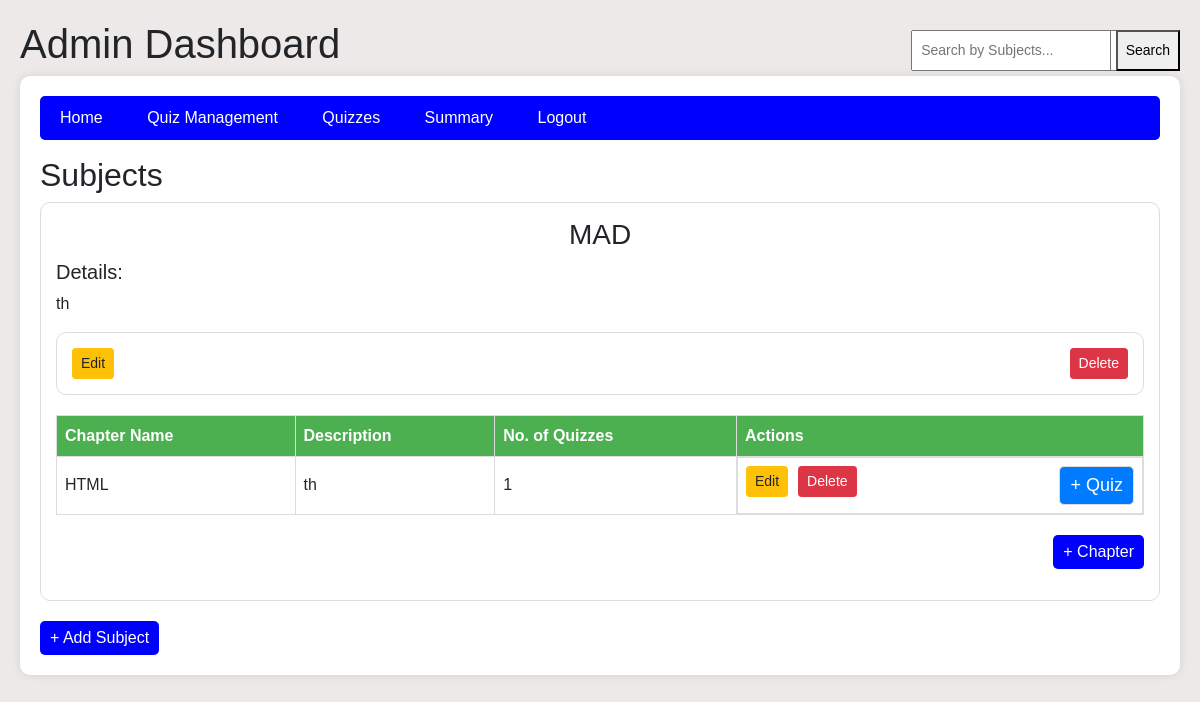
Page /admin/quiz_management on the earlier database version.
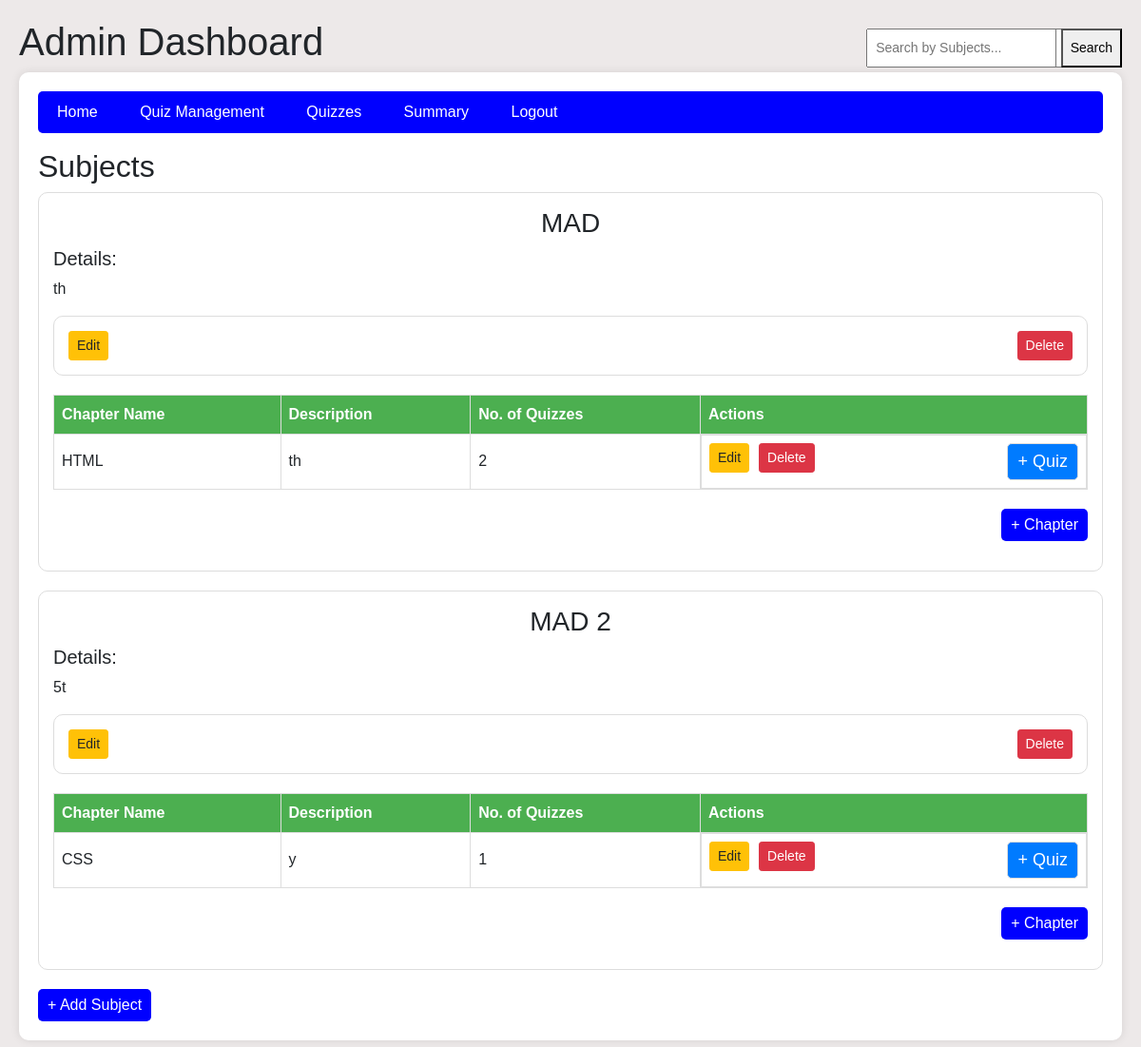
Same page on the later database version.
### model/model.py (models this page shows)
class Subject(db.Model):
    __tablename__ = "subjects"
    id = db.Column(db.Integer, primary_key=True)
    name = db.Column(db.String(100), nullable=False)
    description = db.Column(db.String(700), nullable=True)
    chapters = db.relationship("Chapter", back_populates="subject", cascade="all, delete-orphan")

class Chapter(db.Model):
    __tablename__ = "chapters"
    id = db.Column(db.Integer, primary_key=True)
    name = db.Column(db.String(100), nullable=False)
    description = db.Column(db.String(700), nullable=False)
    subject_id = db.Column(db.Integer, db.ForeignKey("subjects.id"), nullable=False)
    subject = db.relationship("Subject", back_populates="chapters")
    quizzes = db.relationship("Quiz", back_populates="chapter", cascade="all, delete-orphan")

### controllers/controllers.py (the view)
@controllers.route('/admin/quiz_management', methods = ['get', 'post'])
def admin_quiz_management():
    search_query = request.args.get('search', '').strip()  # Get search query from URL
    if search_query:
        subjects = Subject.query.filter(Subject.name.ilike(f"%{search_query}%")).all()  # Case-insensitive search
    else:
        subjects = Subject.query.all()  # Fetch all subjects for the dashboard
    chapters = Chapter.query.all()  # Fetch all chapters
    quizzes = Quiz.query.all()  # Fetch all quizzes
    questions = Question.query.all()  # Fetch all questions
    return render_template('admin_dashboard_1.html', subjects=subjects, chapters=chapters, quizzes=quizzes, questions=questions , search_query=search_query)

### templates/admin_dashboard_1.html (shortened to what this page needs)
<!DOCTYPE html>
<html lang="en">
<head>
    <link href="https://stackpath.bootstrapcdn.com/bootstrap/4.5.2/css/bootstrap.min.css" rel="stylesheet">
</head>
<body>
    <h1>Admin Dashboard</h1>
    <div class="dashboard-container">
        <div class="nav-bar">
            <div>
                <a href="{{ url_for('controllers.admin_dashboard') }}">Home</a>
                <a href="{{ url_for('controllers.admin_quiz_management') }}">Quiz Management</a>
                <a href="{{ url_for('controllers.admin_quizzes') }}">Quizzes</a>
                <a href="#">Summary</a>
                <a href="{{ url_for('controllers.logout') }}">Logout</a>
            </div>
            <div class="search-container">
            </div>
        </div>
    <div class="search-container">
        <form method="GET" action="{{ url_for('controllers.admin_quiz_management') }}">
            <input type="text" name="search" value="{{ search_query }}" placeholder="Search by Subjects...">
            <button type="submit">Search</button>
        </form>
    </div>
    <h2>Subjects</h2>
    {% for subject in subjects %}
    <div class="subject-box">
        <h3 align = "center">{{ subject.name }}</h3>
        <h5>Details:</h5>
        <p>
            {{subject.description}}
        </p>
        <div class = "sub-btn" >
            <form align = 'right' action = "{{ url_for('controllers.edit_subject', subject_id=subject.id)  }}" method ="get">
                <button class="btn btn-sm btn-warning">Edit</button>
            </form>
            <form align = 'right'  action = "{{ url_for('controllers.delete_subject', subject_id=subject.id) }}" method = "POST">
                <button class="btn btn-sm btn-danger" onclick="return confirm('Are you sure you want to delete Subject : {{subject.name}}?');">Delete</button>
            </form>
        </div>
        <table class="chapter-table">
            <thead>
                <tr>
                    <th>Chapter Name</th>
                    <th>Description</th>
                    <th>No. of Quizzes</th>
                    <th>Actions</th>
                </tr>
            </thead>
            <tbody>
                {% for chapter in subject.chapters %}
                <tr>
                    <td>{{ chapter.name }}</td>
                    <td>{{ chapter.description }}</td>
                    <td>{{ chapter.quizzes|length }}</td>
                    <td class="btn-inline">
                        <form  action = "{{ url_for('controllers.edit_chapter', chapter_id=chapter.id, subject_id = subject.id)  }}" method ="get" >
                            <button class="btn btn-sm btn-warning">Edit</button>
                        </form>
                        <form   action = "{{ url_for('controllers.delete_chapter', chapter_id=chapter.id) }}" method = "POST">
                            <button class="btn btn-sm btn-danger" onclick="return confirm('Are you sure you want to delete Chapter : {{chapter.name}}?');">Delete</button>
                        </form>
                        <form class = 'btn-quiz' action = "{{ url_for('controllers.create_quiz', chapter_id=chapter.id , subject_id = subject.id) }}" >
                            <button class="btn btn-primary">+ Quiz</button>
                        </form>
                    </td>
                </tr>
                {% endfor %}
            </tbody>
        </table>
            <form method="GET" action="{{ url_for('controllers.create_chapter', subject_id=subject.id) }}" style="display: inline;">
                <p align="right">
                 <button type="submit" class="btn-add">+ Chapter</button>
                </p>
            </form>
    </div>
    {% endfor %}
    <form method="GET" action="{{ url_for('controllers.create_subject') }}" style="display: inline;">
        <button type="submit" class="btn-add">+ Add Subject</button>
    </form>
</div>
</body>
</html>

Differences in the rows shown:
computed for Chapter "HTML": quizzes|length "1" → "2"
added Subject: name "MAD 2", description "5t"
added Chapter: name "CSS", description "y", quizzes|length "1", shown under "MAD 2"
